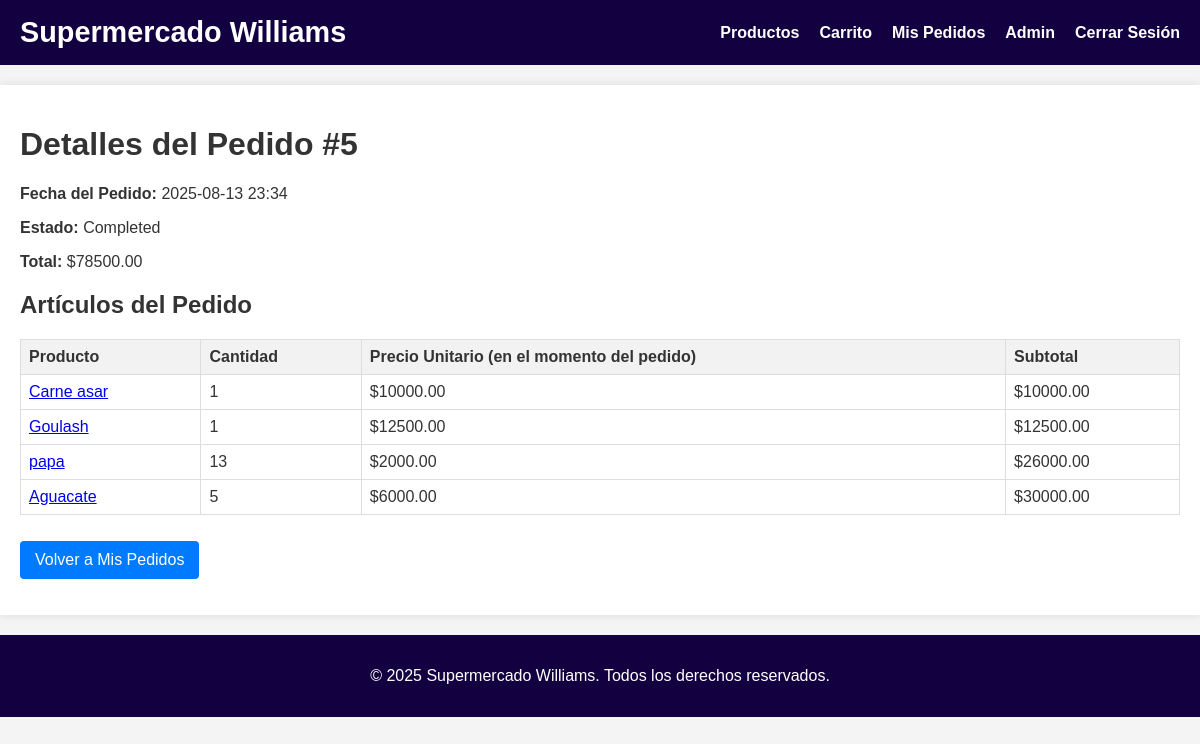
The app's page /order/5 (signed in) with its own data.
### models.py (models this page shows, shortened)
class Order(db.Model):
    id = db.Column(db.Integer, primary_key=True)
    user_id = db.Column(db.Integer, db.ForeignKey('user.id'), nullable=False)
    order_date = db.Column(db.DateTime, index=True, default=datetime.utcnow)
    total_amount = db.Column(db.Float, nullable=False)
    status = db.Column(db.String(64), default='Pending')  # e.g., Pending, Shipped, Delivered
    payment_method = db.Column(db.String(32), nullable=True)  # Nuevo campo
    user = db.relationship('User', backref='orders')
    items = db.relationship('OrderItem', backref='order')

class OrderItem(db.Model):
    id = db.Column(db.Integer, primary_key=True)
    order_id = db.Column(db.Integer, db.ForeignKey('order.id'), nullable=False)
    product_id = db.Column(db.Integer, db.ForeignKey('product.id'), nullable=False)
    quantity = db.Column(db.Integer, nullable=False)
    price = db.Column(db.Float, nullable=False) # Price at time of order
    product = db.relationship('Product', backref='order_items')

class Product(db.Model):
    id = db.Column(db.Integer, primary_key=True)
    secction = db.Column(db.String(64), nullable=False, default="Res")
    name = db.Column(db.String(128), nullable=False)
    description = db.Column(db.Text)
    price = db.Column(db.Float, nullable=False)
    stock = db.Column(db.Integer, nullable=False, default=0)
    image_url = db.Column(db.String(256))

### routes.py (the view)
@app.route('/order/<int:order_id>')
@login_required
def order_detail(order_id):
    order = Order.query.get_or_404(order_id)
    if order.user_id != current_user.id and not current_user.is_admin:
        flash('You are not authorized to view this order.', 'danger')
        return redirect(url_for('orders'))
    return render_template('order_detail.html', title=f'Order #{order.id}', order=order)

### models.py (called while the page is built)
    @property
    def is_authenticated(self):
        return True

### routes.py (called while the page is built)
@login_manager.user_loader
def load_user(user_id):
    return User.query.get(int(user_id))

### templates/order_detail.html
{% extends "base.html" %}
{% block content %}
    <h1>Detalles del Pedido #{{ order.id }}</h1>
    <p><strong>Fecha del Pedido:</strong> {{ order.order_date.strftime('%Y-%m-%d %H:%M') }}</p>
    <p><strong>Estado:</strong> {{ order.status }}</p>
    <p><strong>Total:</strong> ${{ "%.2f"|format(order.total_amount) }}</p>
    <h2>Artículos del Pedido</h2>
    <table class="cart-table">
        <thead>
            <tr>
                <th>Producto</th>
                <th>Cantidad</th>
                <th>Precio Unitario (en el momento del pedido)</th>
                <th>Subtotal</th>
            </tr>
        </thead>
        <tbody>
            {% for item in order.items %}
                <tr>
                    <td><a href="{{ url_for('product_detail', product_id=item.product.id) }}">{{ item.product.name }}</a></td>
                    <td>{{ item.quantity }}</td>
                    <td>${{ "%.2f"|format(item.price) }}</td>
                    <td>${{ "%.2f"|format(item.price * item.quantity) }}</td>
                </tr>
            {% endfor %}
        </tbody>
    </table>
    <p><a href="{{ url_for('orders') }}" class="button">Volver a Mis Pedidos</a></p>
{% endblock %}

### static/css/style.css (style rules this page uses)
body { font-family: Arial, sans-serif; margin: 0; padding: 0; background-color: #f4f4f4; color: #333333; }
form input[type="submit"], .button { background-color: #007bff; color: white; padding: 10px 15px; border: none; border-radius: 4px; cursor: pointer; text-decoration: none; display: inline-block; margin-top: 10px; }
.cart-table { width: 100%; border-collapse: collapse; margin-top: 20px; }
.cart-table th, .cart-table td { border: 1px solid #ddd; padding: 8px; text-align: left; }
.cart-table th { background-color: #f2f2f2; }

### records on screen
Order: id "5", order_date "2025-08-13 23:34", status "Completed", total_amount "78500.00"
OrderItem: product.name "Carne asar", quantity "1", price "10000.00", item.price*item.quantity "10000.00"
OrderItem: product.name "Goulash", quantity "1", price "12500.00", item.price*item.quantity "12500.00"
OrderItem: product.name "papa", quantity "13", price "2000.00", item.price*item.quantity "26000.00"
OrderItem: product.name "Aguacate", quantity "5", price "6000.00", item.price*item.quantity "30000.00"
